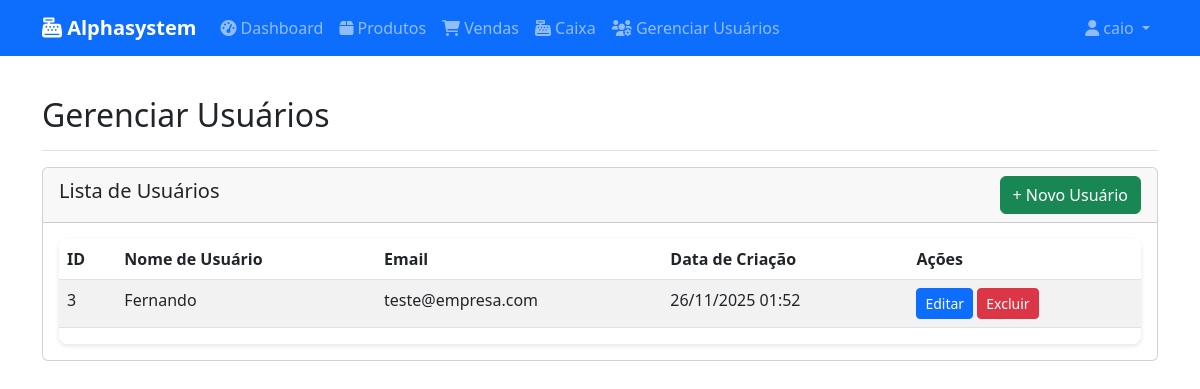
The app's page /manager/users (signed in) with its own data.
### app/models/__init__.py (models this page shows)
class User(UserMixin, db.Model):
    id = db.Column(db.Integer, primary_key=True)
    username = db.Column(db.String(150), unique=True, nullable=False)
    email = db.Column(db.String(150), unique=True, nullable=False)
    password = db.Column(db.String(150), nullable=False)
    is_admin = db.Column(db.Boolean, default=False)
    role = db.Column(db.String(50), default='user')  # 'admin', 'manager', 'user'
    license_key = db.Column(db.String(255), db.ForeignKey('license.license_key'), nullable=True)
    manager_id = db.Column(db.Integer, db.ForeignKey('user.id'), nullable=True)  # Para usuários gerenciados por um gerente
    created_at = db.Column(db.DateTime, default=datetime.utcnow)
    manager = db.relationship('User', remote_side=[id], backref='managed_users')

### app/routes/manager.py (the view)
@bp.route('/manager/users')
@manager_required
def list_users():
    managed_users = User.query.filter_by(manager_id=current_user.id).all()
    return render_template('manager/users.html', managed_users=managed_users)

### app/models/__init__.py (called while the page is built)
@login_manager.user_loader
def load_user(user_id):
    return User.query.get(int(user_id))

### app/routes/manager.py (called while the page is built)
def manager_required(f):
    @wraps(f)
    def decorated_function(*args, **kwargs):
        if not current_user.is_authenticated:
            flash('Você precisa estar logado para acessar esta página.', 'error')
            return redirect(url_for('auth.login'))
        if current_user.role != 'manager' and not current_user.is_admin:
            flash('Acesso negado. Apenas gerentes podem acessar esta página.', 'error')
            return redirect(url_for('main.dashboard'))
        return f(*args, **kwargs)
    return decorated_function

### app/templates/manager/users.html
{% extends "base.html" %}
{% block content %}
<div class="d-flex justify-content-between flex-wrap flex-md-nowrap align-items-center pt-3 pb-2 mb-3 border-bottom">
    <h1 class="h2">Gerenciar Usuários</h1>
</div>
<div class="row">
    <div class="col-md-12">
        <div class="card">
            <div class="card-header d-flex justify-content-between align-items-center">
                <h5>Lista de Usuários</h5>
                <a href="{{ url_for('manager.new_user') }}" class="btn btn-success">+ Novo Usuário</a>
            </div>
            <div class="card-body">
                {% if managed_users %}
                <div class="table-responsive">
                    <table class="table table-striped">
                        <thead>
                            <tr>
                                <th>ID</th>
                                <th>Nome de Usuário</th>
                                <th>Email</th>
                                <th>Data de Criação</th>
                                <th>Ações</th>
                            </tr>
                        </thead>
                        <tbody>
                            {% for user in managed_users %}
                            <tr>
                                <td>{{ user.id }}</td>
                                <td>{{ user.username }}</td>
                                <td>{{ user.email }}</td>
                                <td>{{ user.created_at.strftime('%d/%m/%Y %H:%M') }}</td>
                                <td>
                                    <a href="{{ url_for('manager.edit_user', id=user.id) }}" class="btn btn-sm btn-primary">Editar</a>
                                    <form method="POST" action="{{ url_for('manager.delete_user', id=user.id) }}" class="d-inline"
                                          onsubmit="return confirm('Tem certeza que deseja excluir este usuário? Esta ação não pode ser desfeita.')">
                                        <button type="submit" class="btn btn-sm btn-danger">Excluir</button>
                                    </form>
                                </td>
                            </tr>
                            {% endfor %}
                        </tbody>
                    </table>
                </div>
                {% else %}
                <p class="text-muted">Nenhum usuário gerenciado encontrado.</p>
                {% endif %}
            </div>
        </div>
    </div>
</div>
{% endblock %}

### app/templates/base.html (shortened to what this page needs)
<!DOCTYPE html>
<html lang="pt-BR">
<head>
    <link href="https://cdn.jsdelivr.net/npm/bootstrap@5.3.0/dist/css/bootstrap.min.css" rel="stylesheet">
    <link rel="stylesheet" href="https://cdnjs.cloudflare.com/ajax/libs/font-awesome/6.0.0/css/all.min.css">
    <link rel="stylesheet" href="{{ url_for('static', filename='css/style.css') }}">
</head>
<body>
    <nav class="navbar navbar-expand-lg navbar-dark bg-primary">
        <div class="container">
            <a class="navbar-brand" href="
                {% if current_user.role == 'user' and not current_user.is_admin %}
                    {{ url_for('products.list_products') }}
                {% else %}
                    {{ url_for('main.dashboard') }}
                {% endif %}">
                <i class="fas fa-cash-register"></i> Alphasystem
            </a>
            <div class="collapse navbar-collapse" id="navbarNav">
                <ul class="navbar-nav me-auto">
                    {% if current_user.is_authenticated %}
                        {% if current_user.role == 'manager' or current_user.is_admin %}
                        <li class="nav-item">
                            <a class="nav-link" href="{{ url_for('main.dashboard') }}">
                                <i class="fas fa-tachometer-alt"></i> Dashboard
                            </a>
                        </li>
                        {% endif %}
                        <li class="nav-item">
                            <a class="nav-link" href="{{ url_for('products.list_products') }}">
                                <i class="fas fa-box"></i> Produtos
                            </a>
                        </li>
                        <li class="nav-item">
                            <a class="nav-link" href="{{ url_for('sales.list_sales') }}">
                                <i class="fas fa-shopping-cart"></i> Vendas
                            </a>
                        </li>
                        <li class="nav-item">
                            <a class="nav-link" href="{{ url_for('cashier.dashboard') }}">
                                <i class="fas fa-cash-register"></i> Caixa
                            </a>
                        </li>
                        {% if current_user.role == 'manager' or current_user.is_admin %}
                            <li class="nav-item">
                                <a class="nav-link" href="{{ url_for('manager.index') }}">
                                    <i class="fas fa-users-cog"></i> Gerenciar Usuários
                                </a>
                            </li>
                        {% endif %}
                    {% endif %}
                </ul>
                <ul class="navbar-nav">
                    <li class="nav-item dropdown">
                        <a class="nav-link dropdown-toggle" href="#" id="userDropdown" role="button" data-bs-toggle="dropdown">
                            <i class="fas fa-user"></i> {{ current_user.username if current_user.is_authenticated else 'Usuário' }}
                        </a>
                    </li>
                </ul>
            </div>
        </div>
    </nav>
    <div class="container mt-4">
        {% block content %}{% endblock %}
    </div>
</body>
</html>

### app/static/css/style.css (style rules this page uses)
body { font-family: 'Segoe UI', Tahoma, Geneva, Verdana, sans-serif; }
.navbar-brand { font-weight: bold; }
.card { transition: transform 0.2s; height: 100%; }
.table th { border-top: none; }
.table-responsive { border-radius: 8px; overflow: hidden; box-shadow: 0 2px 5px rgba(0,0,0,.1); }

### records on screen
User: username "caio"
User: id "3", username "Fernando", email "teste@empresa.com", created_at "26/11/2025 01:52"
